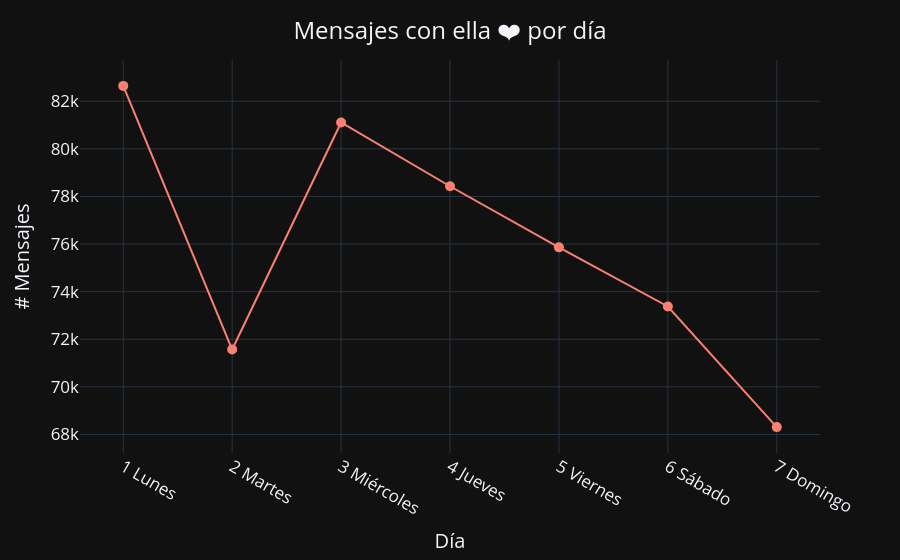

Source (notebook cell):
### Markdown cell above
#### Número de mensajes por día

### Code cell
# Crear una columna de 1 para realizar el conteo de mensajes
df['# Mensajes por día'] = 1

# Sumar (contar) los mensajes que tengan la misma fecha
date_df = df.groupby('DiaSemana').count().reset_index()


# Plotear la cantidad de mensajes respecto del tiempo
fig = px.line(date_df, x='DiaSemana', y='# Mensajes por día', color_discrete_sequence=['salmon'], template='plotly_dark')

# Ajustar el gráfico
fig.update_layout(
    title={'text': 'Mensajes con ella ❤️ por día', 'y':0.96, 'x':0.5, 'xanchor': 'center'},
    font=dict(size=17))
fig.update_traces(mode='markers+lines', marker=dict(size=10))
fig.update_xaxes(title_text='Día', tickangle=30)
fig.update_yaxes(title_text='# Mensajes')
fig.show()

### Figure 1 — Plotly figure (JSON) as saved in the notebook; plotly's stock layout.template omitted (floating-point values rounded to 4 significant figures)
{"data": [{"hovertemplate": "DiaSemana=%{x}<br># Mensajes por día=%{y}<extra></extra>", "legendgroup": "", "line": {"color": "salmon", "dash": "solid"}, "marker": {"size": 10, "symbol": "circle"}, "mode": "markers+lines", "name": "", "orientation": "v", "showlegend": false, "type": "scatter", "x": ["1 Lunes", "2 Martes", "3 Miércoles", "4 Jueves", "5 Viernes", "6 Sábado", "7 Domingo"], "xaxis": "x", "y": [82644, 71569, 81106, 78428, 75861, 73377, 68310], "yaxis": "y"}], "layout": {"font": {"size": 17}, "legend": {"tracegroupgap": 0}, "margin": {"t": 60}, "title": {"text": "Mensajes con ella ❤️ por día", "x": 0.5, "xanchor": "center", "y": 0.96}, "xaxis": {"anchor": "y", "domain": [0, 1], "tickangle": 30, "title": {"text": "Día"}}, "yaxis": {"anchor": "x", "domain": [0, 1], "title": {"text": "# Mensajes"}}}}
